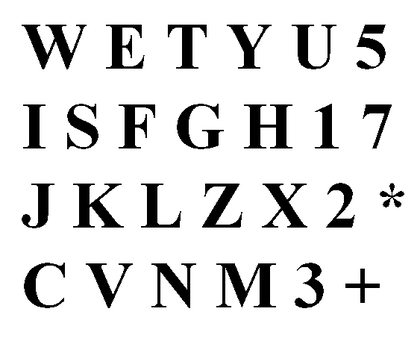
%> input picture Examples/letters.bmp, 420 x 338 px, shrunk from 563 x 453 before the run
$ octave Bex_fourierdescriptors.m   (GNU Octave 9; MATLAB toolbox functions it lacks are replaced by stand-ins)
%> lines starting %> are read from the running program, lines starting %| are printed output that depends on the picture; in (x1, y1, x2, y2) boxes, pixels count from 0 and x2, y2 are one past the last pixel; in counts of white or black regions, pixels touching at a corner belong together; the program's own positions count from 1
% Bex_fourierdescriptors
%
% Toolbox: Balu
%    Example: Separation between T and Y
%
%    This example uses the eccentricity to separate T and Y.
%
%    The classification is performed using a threshold computed as the
%    average of the class centroids.
%
% (c) GRIMA-DCCUC, 2011
% http://grima.ing.puc.cl

I = imread('letters.bmp');
%> I is the input picture: size 338x420 uint8; min 0, max 255, mean 224.6
J = imdilate(not(I),ones(3,3));
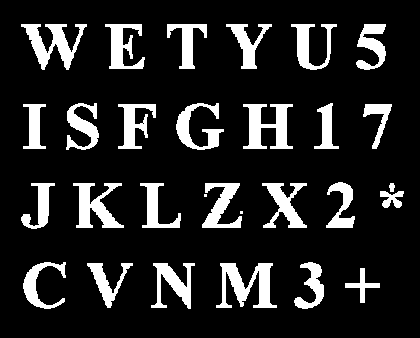
%> J: size 338x420 logical; 14.3% white; 29 white regions (2 under 20 px), largest, box (x1, y1, x2, y2) and area: (216, 263, 277, 308) 1346, (21, 24, 87, 70) 1257, (243, 104, 293, 149) 1245
figure(1)
clf
imshow(J,[]);
L = bwlabel(J,4);
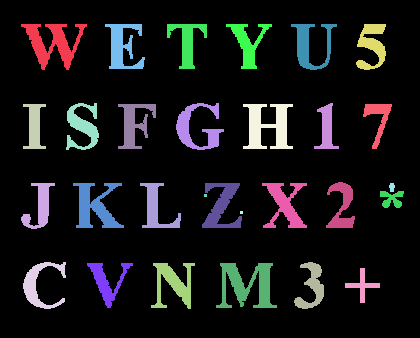
%> L: size 338x420 double; 30 distinct labels, from 0 to 29; one colour per label, 0 black
title('Select a charcter using mouse double-click...');
%> (the run ends here)

$ run again, with Examples/123.bmp copied over Examples/letters.bmp
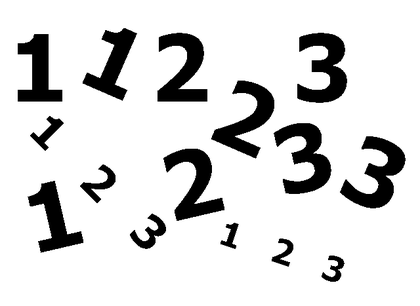
%> input picture Examples/123.bmp, 420 x 306 px, shrunk from 640 x 467 before the run
%> I is the input picture: size 306x420 uint8; min 0, max 255, mean 218.7
%> `J = imdilate(not(I),ones(3,3));`:
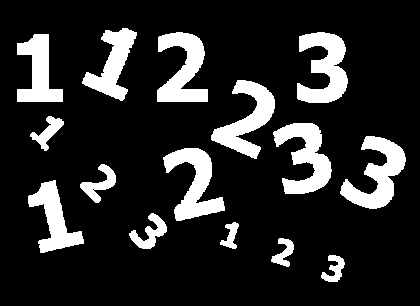
%> J: size 306x420 logical; 15.8% white; 15 white regions, largest, box (x1, y1, x2, y2) and area: (340, 136, 406, 209) 2177, (297, 32, 348, 103) 2166, (273, 123, 332, 194) 2146
%> `L = bwlabel(J,4);`:
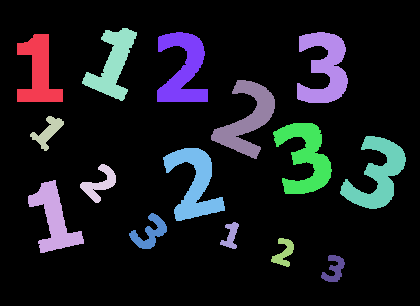
%> L: size 306x420 double; 16 distinct labels, from 0 to 15; one colour per label, 0 black

$ run again, with Examples/arrows_1.bmp copied over Examples/letters.bmp
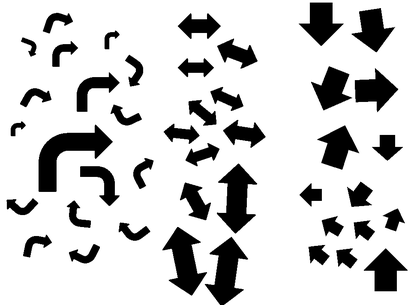
%> input picture Examples/arrows_1.bmp, 420 x 305 px, shrunk from 980 x 712 before the run
%> I is the input picture: size 305x420 uint8; min 0, max 255, mean 208.5
%> `J = imdilate(not(I),ones(3,3));`:
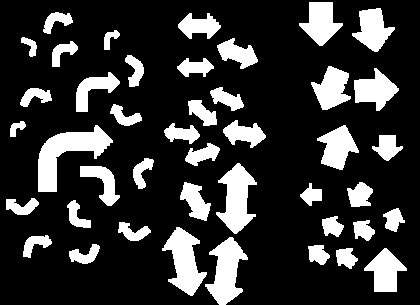
%> J: size 305x420 logical; 20.5% white; 43 white regions, largest, box (x1, y1, x2, y2) and area: (38, 125, 113, 192) 2043, (216, 163, 257, 234) 1565, (162, 227, 207, 296) 1564
%> `L = bwlabel(J,4);`:
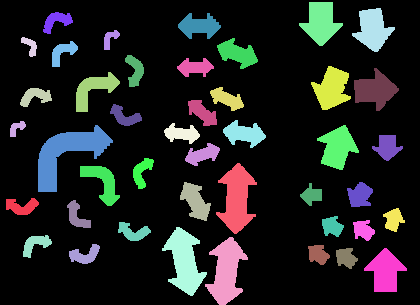
%> L: size 305x420 double; 44 distinct labels, from 0 to 43; one colour per label, 0 black
